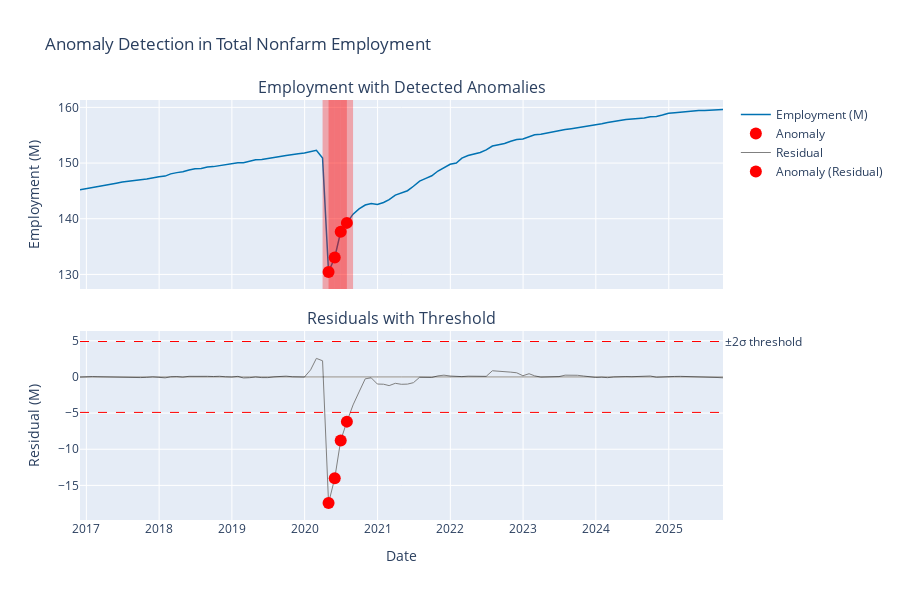

The code cell stored with this chart in its notebook:
### Code cell
# =============================================================================
# Visualize Anomalies
# =============================================================================

fig = make_subplots(rows=2, cols=1, shared_xaxes=True, vertical_spacing=0.1,
                    subplot_titles=('Employment with Detected Anomalies', 'Residuals with Threshold'))

# Time series with anomalies highlighted
fig.add_trace(go.Scatter(x=ts_data['date'], y=ts_data['employment_millions'], mode='lines',
                         name='Employment (M)', line=dict(color=COLORS[0], width=1.5)), row=1, col=1)

# Highlight anomaly regions and points
for idx in anomalies['index']:
    idx = int(idx)
    fig.add_vrect(x0=ts_data['date'].iloc[max(0, idx-1)], x1=ts_data['date'].iloc[min(len(ts_data)-1, idx+1)],
                  fillcolor='red', opacity=0.3, line_width=0, row=1, col=1)

if len(anomalies) > 0:
    anomaly_dates = [ts_data['date'].iloc[int(i)] for i in anomalies['index']]
    anomaly_values = [ts_data['employment_millions'].iloc[int(i)] for i in anomalies['index']]
    fig.add_trace(go.Scatter(x=anomaly_dates, y=anomaly_values, mode='markers',
                             name='Anomaly', marker=dict(color='red', size=12)), row=1, col=1)

# Residuals with threshold
resid = emp_decomp['residual']
std = resid.std()

fig.add_trace(go.Scatter(x=ts_data['date'], y=resid, mode='lines',
                         name='Residual', line=dict(color='gray', width=1)), row=2, col=1)

if len(anomalies) > 0:
    anomaly_resid = [resid.iloc[int(i)] for i in anomalies['index']]
    fig.add_trace(go.Scatter(x=anomaly_dates, y=anomaly_resid, mode='markers',
                             name='Anomaly (Residual)', marker=dict(color='red', size=12)), row=2, col=1)

fig.add_hline(y=2*std, line=dict(color='red', dash='dash', width=1), row=2, col=1,
              annotation_text='±2σ threshold', annotation_position='right')
fig.add_hline(y=-2*std, line=dict(color='red', dash='dash', width=1), row=2, col=1)
fig.add_hline(y=0, line=dict(color='black', width=0.5), row=2, col=1)

fig.update_yaxes(title_text='Employment (M)', row=1, col=1)
fig.update_yaxes(title_text='Residual (M)', row=2, col=1)
fig.update_xaxes(title_text='Date', row=2, col=1)

fig.update_layout(height=600, showlegend=True, 
                  title_text='Anomaly Detection in Total Nonfarm Employment')
fig.show()
